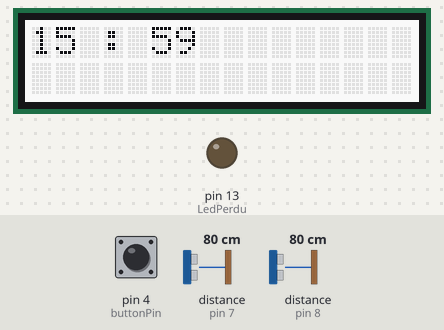
Bench run of a sketch on a simulated Arduino Uno, built with avr-gcc and run on an emulated ATmega328P. On the bench: 16×2 character LCD, output pins drawn as LEDs (lit = HIGH). The inputs (shaded band) are chosen by the test bench; at power-on: distance to the obstacle (sensors on pin 7, pin 8) 80 cm, pin 4 (buttonPin) LOW. What the sketch prints to the serial monitor is not drawn.

Above: at 1.2 s.
1.3 s: distance to the obstacle (sensor on pin 7) set to 2 cm
At 3.1 s:
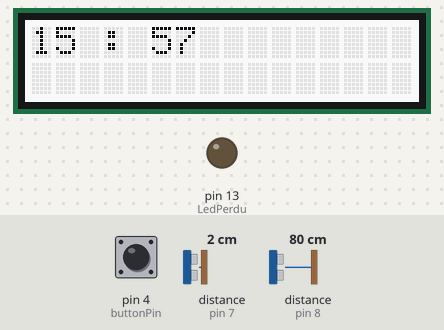
3.8 s: pin 4 (buttonPin) pulled HIGH for 1 s
At 5.9 s:
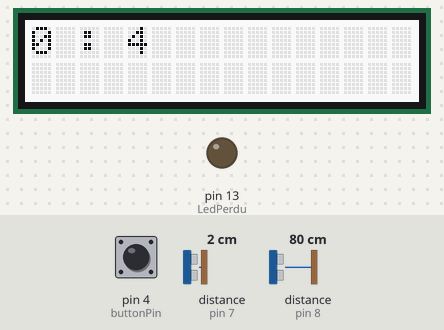
7.8 s: distance to the obstacle (sensor on pin 8) set to 60 cm
At 10.7 s:
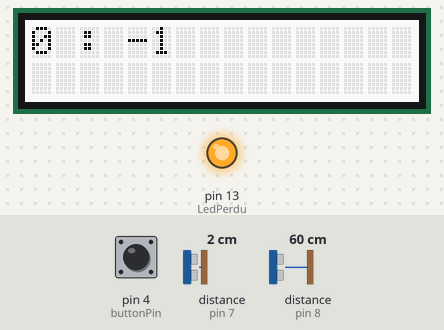
10.8 s: distance to the obstacle (sensor on pin 7) set to 18 cm
At 11.9 s:
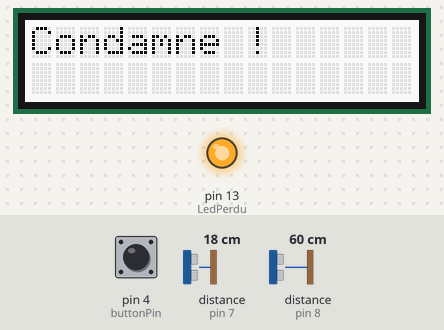
13.8 s: distance to the obstacle (sensor on pin 7) set to 9 cm
16.8 s: distance to the obstacle (sensor on pin 8) set to 299 cm
Timing chart, 0 to 19.8 s (numbered marks = the images above; inputs shaded):
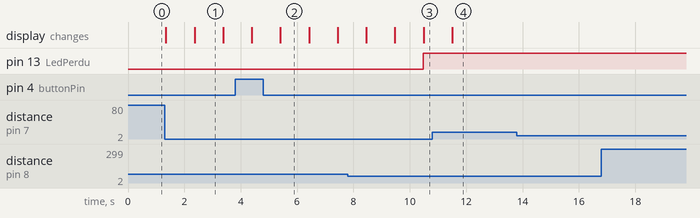

The sketch:

FinalDebugPresen.ino
```cpp
#include <Ultrasonic.h>
#include <SoftwareSerial.h>
#include <rgb_lcd.h>

SoftwareSerial SoftSerial(2, 3);
char buffer[64];       // buffer array for data receive over serial port
int count = 0;                    // counter for buffer array


int Min = 15;
int Sec = 59;
int Open = 0;
int Ecoulement = 1000;
int EcoulementWin = 4000;
int Condition = 1;
int Lose = 1;
int buttonState = 0;
const int buttonPin = 4;
const int LedPerdu = 13;

const int colorR = 252;
const int colorG =  253;
const int colorB = 252;


Ultrasonic ultrasonic(7);
Ultrasonic ultrasonic2(8);
rgb_lcd lcd;


/*const int TouchBleu=4;
const int TouchRouge=3;
const int TouchJaune=2;*/


String stringToBinary(String str) {
  String binary = "";
  for (int i = 0; i < str.length(); i++) {
    byte asciiValue = str.charAt(i);
    String binaryValue = "";
    for (int j = 7; j >= 0; j--) {
      binaryValue += (asciiValue >> j) & 1;
    }
    binary += binaryValue;
  }
  return binary;
}


void setup()
{
    SoftSerial.begin(9600);     // the SoftSerial baud rate
    Serial.begin(9600);         // the Serial port of Arduino baud rate.
    const int buttonPin = 4;
    /*pinMode(TouchBleu, INPUT);
    pinMode(TouchRouge, INPUT);
    pinMode(TouchJaune, INPUT);*/

   lcd.begin(16, 2);
   lcd.setRGB(colorR, colorG, colorB);


   lcd.print(Min);
   lcd.print(" : ");
   lcd.print(Sec);

   pinMode(buttonPin, INPUT);
   pinMode(LedPerdu, OUTPUT);
   digitalWrite(LedPerdu, LOW);
}


  String valueOfEnd;
  String Rouge = "0000001000110000001101010011000000110000001101110100010100111000010001000011010101000101010000010011100000000011";
  String Jaune = "0000001000110000001110000011000000110000001100010011010001000100001110000011001100110101010001100011000100000011";
  String Bleu = "0000001000110000001110000011000000110000001100010100010001000110001101110011011000110011001110000011000100000011";

  int Rougeok = 0;
  int Jauneok = 0;
  int Bleuok = 0;


void loop(){
  long Detection;
  long Detection2;

  buttonState = digitalRead(buttonPin);

  // Porte
  Detection = ultrasonic.MeasureInCentimeters(); // two measurements should keep an interval
  Detection2 = ultrasonic2.MeasureInCentimeters(); //DetectionPoid Todo : Corriger le code avec,Led, Distribution de L'eau


  //Serial.println(Detection_poid);

    // if date is coming from software serial port ==> data is coming from SoftSerial shield
    if (SoftSerial.available())
    {
        while(SoftSerial.available())               // reading data into char array
        {
            buffer[count++] = SoftSerial.read();      // writing data into array
            if(count == 64)break;
        }
        //Serial.write(buffer);     // if no data transmission ends, write buffer to hardware serial port
        String end = String(buffer);
        String endbin = stringToBinary(end);
        valueOfEnd = endbin;
        //Serial.print(endbin);

        endbin.remove(1, 80);
        //Serial.println("endbin");

        //Serial.print(end);
        clearBufferArray();             // call clearBufferArray function to clear the stored data from the array
        count = 0;                     // set counter of while loop to zero
    }


    Serial.println(valueOfEnd);

    if(valueOfEnd == Rouge && Detection2 < 5){
      Rougeok = 1;
    }else if(valueOfEnd == Jaune && Detection2 < 5){
      Jauneok = 1;
    }else if(valueOfEnd == Bleu && Detection2 < 5){
      Bleuok = 1;
    }else{
      Serial.print("No Connection !");
      //Serial.println(valueOfEnd);
    }


   /*int sensorBleu = digitalRead(TouchBleu);
   int sensorJaune = digitalRead(TouchJaune);
   int sensorRouge = digitalRead(TouchRouge);*/

   /*if(sensorBleu == 1){
    Bleuok = 1;
   }else if(sensorJaune == 1){
    Jauneok = 1;
   }else if(sensorRouge == 1){
    Rougeok =1;
    }*/


    if (Serial.available())             // if data is available on hardware serial port ==> data is coming from PC or notebook
    SoftSerial.write(Serial.read());    // write it to the SoftSerial shield

    // Code Timer


    if( Min == 0 && Sec <= 0 && Lose == 1){
        lcd.clear();
        lcd.println("Condamne !");
        digitalWrite(LedPerdu, HIGH);
    }


    if(Detection < 5){ //Detecte L'entrée dans la Salle
    Open = 1;
    Serial.println(Open);
 }


if(Sec == 0 && Min > 0){ //Retour Aux Minutes
    Sec = 59;
    Min--;
}

  Serial.print(Detection);//0~400cm
  Serial.println(" cm");


 if(Bleuok == 1 && Jauneok == 1 && Rougeok == 1 && Open == 1){
  lcd.clear();
  lcd.print("ééééééééééééééééé");
  delay(800);
  Condition = 0;
  Min = 15;
  Sec = 59;
  Bleuok = 0;
  Jauneok = 0;
  Rougeok = 0;
 }


 if(Open == 1 && Sec <= 59 && Sec >= 0){ //Affiche des Temps //Sec Verrouillage ou non
  lcd.clear();
  Sec--;
  lcd.print(Min);
  lcd.print(" : ");
  lcd.print(Sec);
  if(Condition == 1){
    delay(Ecoulement);
  }else{
    delay(EcoulementWin);
  }
 }


if (buttonState == HIGH) {
  Sec = 5;
  Min = 0;

}


}

void clearBufferArray()                 // function to clear buffer array
{
    // clear all index of array with command NULL
    for (int i=0; i<count; i++)
    {
        buffer[i]=NULL;
    }
}
```

Measured:
- after the input at 1.3 s, the display: first changes after 0.05 s (image 1 shows a later state)
- after the input at 13.8 s, every drawn part: stays the same
- after the input at 16.8 s, every drawn part: stays the same
- what the display in image 1 shows lasts 1.0 s, from 2.4 s to 3.4 s
